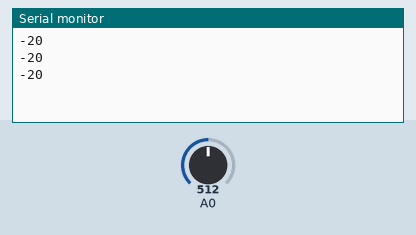
This program was run on a simulated Arduino Uno, built with avr-gcc and run on an emulated ATmega328P. Shown: the last lines printed to the serial monitor. The inputs (shaded band) are chosen by the test bench; at power-on: A0 = 512.

Above: at 1.3 s.
1.4 s: A0 set to 716
At 1.9 s:
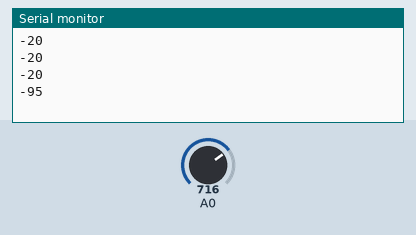
2.9 s: A0 set to 900
At 3.4 s:
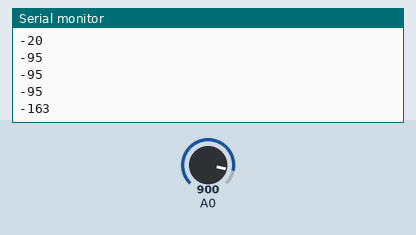
Timing chart, 0 to 5.9 s (numbered marks = the images above; inputs shaded):
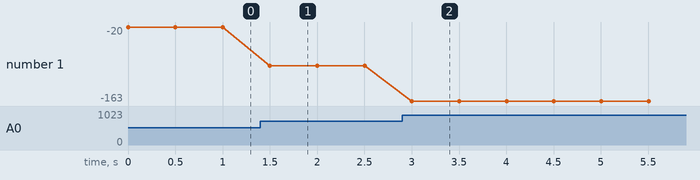

The program:

main.cpp
```cpp
/*


        _          _ ______ _____ _____
       (_)        | |  ____|  __ \_   _|
  _ __  ___  _____| | |__  | |  | || |
 | '_ \| \ \/ / _ \ |  __| | |  | || |
 | |_) | |>  <  __/ | |____| |__| || |_
 | .__/|_/_/\_\___|_|______|_____/_____|
 | |
 |_|

www.pixeledi.eu | twitter.com/pixeledi
ATtiny Moisture Sensore | V1.0 | 06/2022

Calibrate Moisture Sensor

1 Step: print Value from sensor and set dry variable
2 Step. print value from sensor in water and set wet
2 Step: map Sensor values for percentage value

*/

#include <Arduino.h>

int dry = 457;
int wet = 186;

void setup()
{
  Serial.begin(115200);
}

void loop()
{
  int sensorVal = analogRead(0);

  int percentHum = map(sensorVal, wet, dry, 100, 0);

  Serial.println(percentHum);
  delay(500);
}
```

Measured:
- after the input at 1.4 s, the serial monitor: prints a new line after 0.10 s (image 1)
- after the input at 2.9 s, the serial monitor: prints a new line after 0.10 s (image 2)
- plotted number 1: -20 → -95 after the input at 1.4 s, -95 → -163 after the input at 2.9 s
